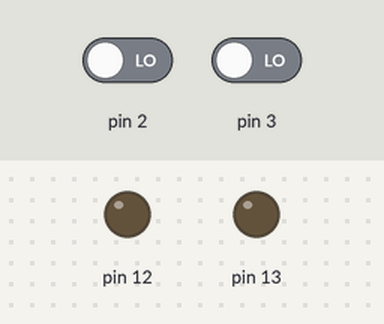
Recording of a program running on a simulated Arduino Uno, built with avr-gcc and run on an emulated ATmega328P. Parts: output pins drawn as LEDs (lit = HIGH). The inputs (shaded band) are chosen by the test bench; at power-on: pin 2 LOW, pin 3 LOW.

Above: at 1.2 s.
1.3 s: pin 2 driven HIGH
At 2.5 s:
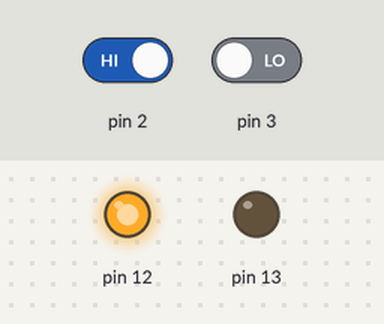
2.8 s: pin 2 driven LOW
At 3.6 s:
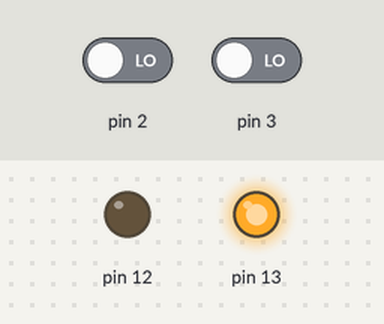
4.3 s: pin 2 driven HIGH and pin 3 driven HIGH
At 4.8 s:
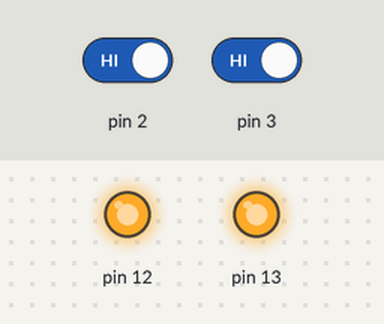
5.8 s: pin 3 driven LOW
At 7.1 s:
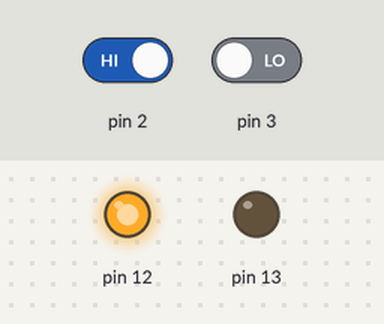
Timing chart, 0 to 8.3 s (numbered marks = the images above; inputs shaded):
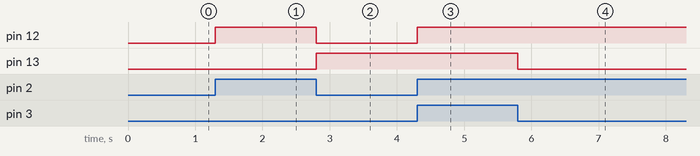

The program:

main.cpp
```cpp
#include <Arduino.h>
#include <avr/io.h>
#include <avr/interrupt.h>

static volatile int onOff12 = 0;
static volatile int onOff13 = 0;

void setup() {
  // External Interrupt Control Register A (EICRA)
  // A rising edge on INT0 and INT1 generates an interrupt request
  EICRA |= 0b00001111;

  // External Interrupt Mask Register (EIMSK)
  // Enable both external interrupt pins
  EIMSK |= 0b00000011;

  // Port B Data Direction Register (DDRB)
  // Set pins PB4 (Arduino Pin 12) and PB5 (Arduino Pin 13) to OUTPUT
  DDRB |= 0b00110000;

  // Enable interrupts
  sei();

  //Serial.begin(9600);
}

// Interrupt Service Routine (ISR) for INT0
ISR(INT0_vect){
  // Toggle the state of the flag
  onOff12 = 1-onOff12;
  //Serial.print(onOff12);

  // Set PB4 based on flag, change interrupt pin behaviour
  if(onOff12==0){
    PORTB &= 0b11101111;
    EICRA |= 0b00000011;
  }
  else{
    PORTB |= 0b00010000;
    EICRA &= 0b00000010;
  }
}

// Interrupt Service Routine (ISR) for INT1
ISR(INT1_vect){
  // Toggle the state of the flag
  onOff13 = 1-onOff12;

  // Set PB5 based on flag
  if(onOff13==0){
    PORTB &= 0b11011111;
  }
  else{
    PORTB |= 0b00100000;
  }
}
void loop() {
  // put your main code here, to run repeatedly:
}
```

Measured:
- after the input at 1.3 s, pin 12: LOW → HIGH at once
- after the input at 2.8 s, pin 12: HIGH → LOW at once; pin 13: LOW → HIGH at once
- after the input at 4.3 s, pin 12: LOW → HIGH at once
- after the input at 5.8 s, pin 13: HIGH → LOW at once
